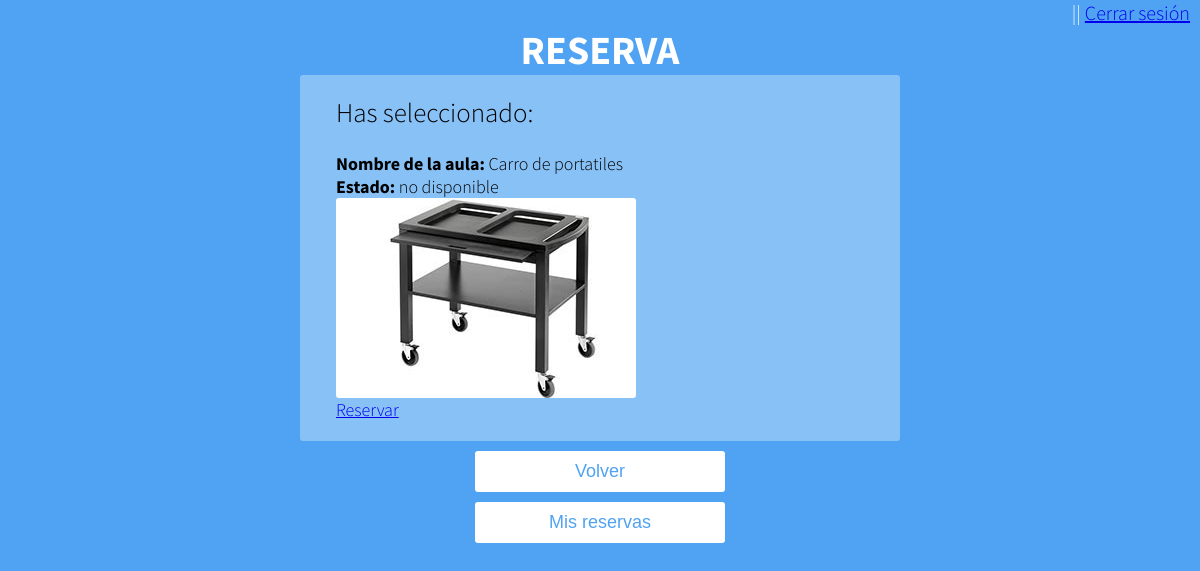
Screenshot of /busqueda.php?aula=Carro de portatiles with the database file from the repository.
### tables this page shows
CREATE TABLE IF NOT EXISTS `tbl_recurs` (
`id_recurs` int(11) NOT NULL,
  `nom_recurs` varchar(35) NOT NULL,
  `desc_recurs` varchar(100) NOT NULL,
  `img_recurs` varchar(35) NOT NULL,
  `tipus_recurs` tinyint(1) NOT NULL,
  `estado` varchar(20) NOT NULL,
  `id_usuari` int(11) DEFAULT NULL
);

### busqueda.php (the view, shortened to what this page needs)
<?php
include('session.php');
$con = mysqli_connect('mysql.2freehosting.com', 'u791364826_root', '123456', 'u791364826_pr02');
?>
<html>
		<head>
        <link rel="stylesheet" href="css/style.css">
        </head>
        <body>
           <div class="fondo">
                <header>
                       <p class="username"><?php echo $login_session; ?> ||  <a href="index.php">Cerrar sesión</a></p>
                        <h1>RESERVA</H1>
                </header>
        	     <section class="formulario">
        	     <form action="mis_reservas.php">
                        <p>
                        <?php
							$sql = "SELECT tbl_recurs.nom_recurs, tbl_recurs.desc_recurs, tbl_recurs.img_recurs, tbl_recurs.id_recurs, tbl_recurs.estado FROM tbl_recurs ";
							if(isset($_REQUEST['aula'])) {
								$aulas = $_REQUEST['aula'];
								$sql.= "WHERE tbl_recurs.nom_recurs='$aulas' ";
							}
							if ((($_REQUEST['aula'])=='0') && (($_REQUEST['recursos'])=='0')){
								echo"<h1>No hay ningun resultado</h1>";
							}
							else{
								echo "<h1>Has seleccionado:</h1>";
							}
							if(isset($_REQUEST['aula'])){
							$datos = mysqli_query($con, $sql);
										while($prod = mysqli_fetch_array($datos))
										{
											echo "<br/><b class='negrita'>Nombre de la aula:</b> $prod[nom_recurs]<br/>";
											echo "<b class='negrita'>Estado:</b> $prod[estado]<br/>";
											$fichero="img/$prod[img_recurs]";
											if(file_exists($fichero))
											{
												echo "<img class='imag' src='$fichero'><br/>";
												echo "<a href='reservar.php?nom_recurs=$prod[nom_recurs]'> Reservar </a><br/>";
											} else
											{
												echo "<img class='imag' src='img/no_disponible.jpg'><br/>";
											}
										}
							}
						?>
                        </p>
                </section>
                <form action="form.php" id="botonform">
                <button class="form2" type="submit">Volver</button>
                </form>
                <form action="mis_reservas.php" id="botonform">
                <button class="form2" type="submit">Mis reservas</button>
                </form>
                <br/>
                </div>
        </body>
</html>

### css/style.css (style rules this page uses)
* { box-sizing: border-box; margin: 0; padding: 0; font-weight: 300; }
body { font-family: 'Source Sans Pro', sans-serif; color: white; font-weight: 300; }
.fondo { background: linear-gradient(to bottom right, #50A3f2 0%, #50A3f2 100%); height: auto; min-height: 100%; width: 100%; }
form { padding: 20px 0; position: relative; z-index: 2; }
form button { -webkit-appearance: none; -moz-appearance: none; appearance: none; outline: 0; background-color: white; border: 0; padding: 10px 15px; color: #50A3f2; border-radius: 3px; width: 250px; cursor: pointer; font-size: 18px; -webkit-transition-duration: 0.25s; transition-duration: 0.25s; }
header h1 { font-size: 40px; font-weight: bold; text-align: center; }
.formulario { padding-left: 3%; padding-right: 3%; width: 50%; margin-left: 25%; color: black; border-radius: 3px; background-color: rgba(255, 254, 254, 0.32); font-size: 18px; }
.form2 { -webkit-appearance: none; -moz-appearance: none; appearance: none; outline: 0; background-color: white; border: 0; padding: 10px 15px; color: #50A3f2; border-radius: 3px; width: 250px; cursor: pointer; display: block; margin-right: auto; margin-left: auto; font-size: 18px; -webkit-transition-duration: 0.25s; transition-duration: 0.25s; }
.username { text-align: right; color: white; font-size: 20px; margin-right: 10px; }
#botonform { padding-top: 10px; padding-bottom: 0px; }
.imag { border-radius: 3px; }
.negrita { font-weight: bold; }

### rows the page displays
tbl_recurs: nom_recurs "Carro de portatiles", estado "no disponible", img_recurs (picture)
